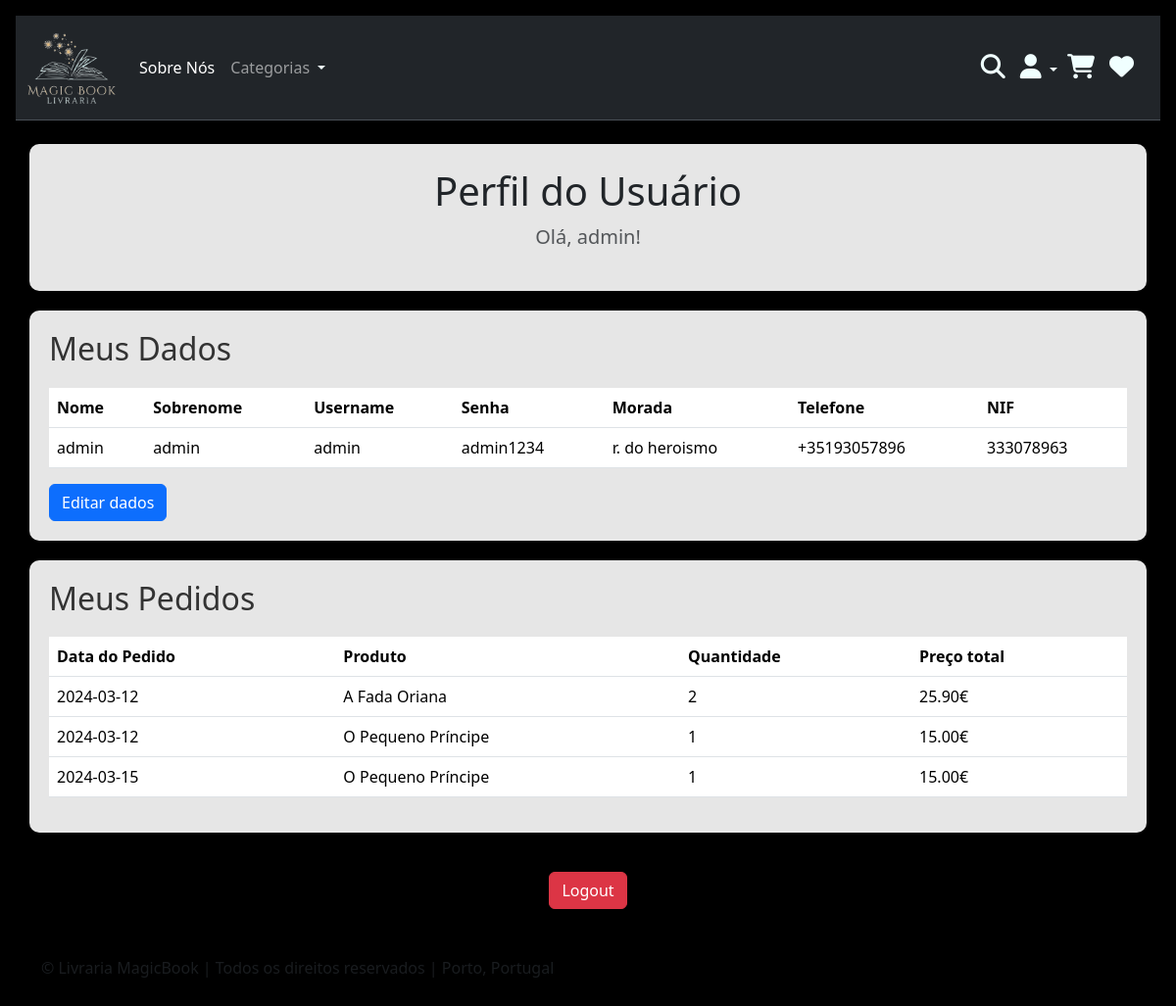
/pages/user_page.php (signed in), run on the app's committed database.
### tables this page shows
CREATE TABLE `users` (
  `user_id` int(11) NOT NULL,
  `user_type` varchar(20) NOT NULL,
  `picture` varchar(500) NOT NULL,
  `name` varchar(30) NOT NULL,
  `surname` varchar(30) NOT NULL,
  `username` varchar(30) NOT NULL,
  `email` varchar(30) NOT NULL,
  `password` varchar(30) NOT NULL,
  `pass_confirm` varchar(30) NOT NULL,
  `nif` int(8) NOT NULL,
  `address` varchar(30) NOT NULL,
  `phone` varchar(16) NOT NULL,
  `birthday` date NOT NULL
);

CREATE TABLE `orders` (
  `order_id` int(11) NOT NULL,
  `cart_id` int(30) NOT NULL,
  `total_price` decimal(5,2) NOT NULL,
  `order_date` date NOT NULL,
  `quantity` int(11) NOT NULL,
  `user_id` int(11) NOT NULL,
  `product_id` int(11) NOT NULL
);

CREATE TABLE `products` (
  `image` longblob NOT NULL,
  `product_id` int(11) NOT NULL,
  `product_name` varchar(100) NOT NULL,
  `product_desc` varchar(10000) NOT NULL,
  `price` decimal(5,2) NOT NULL,
  `author` varchar(50) NOT NULL,
  `category` varchar(20) NOT NULL,
  `stock` int(11) NOT NULL
);

### pages/user_page.php (the view, shortened to what this page needs)
<?php
$servername = "localhost";
$username = "root";
$password_db = "";
$dbname = "library_magicbook";
$conn = new mysqli($servername, $username, $password_db, $dbname);
$user_id = $_SESSION['user_id'];
$sql = "SELECT name FROM users WHERE user_id = $user_id";
$result = $conn->query($sql);
if ($result->num_rows == 1) {
    $row = $result->fetch_assoc();
    $name = $row['name'];
} else {
    echo "Perfil de usuário não encontrado.";
}
$sql_user = "SELECT name, surname, username, password, address, phone, nif FROM users WHERE user_id = ?";
$stmt_user = $conn->prepare($sql_user);
$stmt_user->bind_param("i", $user_id);
$stmt_user->execute();
$result_user = $stmt_user->get_result();
if ($result_user->num_rows > 0) {
    $user_data = $result_user->fetch_assoc();
} else {
    $user_data = [];
}
$sql_orders = "SELECT o.order_id, o.quantity, o.order_date, o.total_price, p.product_name, p.product_desc
               FROM orders o
               INNER JOIN products p ON o.product_id = p.product_id
               WHERE o.user_id = ?";
$stmt_orders = $conn->prepare($sql_orders);
$stmt_orders->bind_param("i", $user_id);
$stmt_orders->execute();
$result_orders = $stmt_orders->get_result();
$orders = [];
while ($row = $result_orders->fetch_assoc()) {
    $orders[] = $row;
}
?>
<!DOCTYPE html>
<html lang="pt">
<head>
    <link href="https://cdn.jsdelivr.net/npm/bootstrap@5.3.2/dist/css/bootstrap.min.css" rel="stylesheet">
    <link href="https://getbootstrap.com/docs/5.3/assets/css/docs.css" rel="stylesheet">
    <link rel="stylesheet" type="text/css" href="../Style/style.css">
</head>
<body class="p-3 m-0 border-0 bd-example m-0 border-0" style="width:100%; height: 70%;">
  <nav class="navbar bg-dark border-bottom border-body navbar-expand-lg" data-bs-theme="dark">
    <div class="container-fluid">
        <div class="navbar-brand">
            <a href="login.php">
                <img src="../Src/Images/logo.png" alt="logolivraria" id="logolivraria" width="90" height="60" class="img-fluid">
            </a>
        </div>
        <div class="collapse navbar-collapse" id="navbarSupportedContent">
                <ul class="navbar-nav me-auto mb-2 mb-lg-0">
                    <li class="nav-item">
                    <a class="nav-link active" aria-current="page" href="historia.php">Sobre Nós</a>
                </li>
                <li class="nav-item dropdown">
                    <a class="nav-link dropdown-toggle" role="button" data-bs-toggle="dropdown" aria-expanded="false">
                        Categorias
                    </a>
                </li>
            </ul>
            <form class="d-flex">
                <a href="product.php" class="nav-link">
                    <i class="fas fa-search" title="Todos os produtos" style="font-size: 25px; color: azure; margin-right: 15px;"></i>
                </a>
                <li class="nav-item dropdown" style="list-style: none;">
                    <a class="nav-link dropdown-toggle" role="button" data-bs-toggle="dropdown" aria-expanded="false">
                         <i class="fas fa-user" title="Meu perfil" style="font-size: 25px; color: azure;"></i>
                    </a>
                </li>
                <a href="carrinho.php" class="nav-link">
                    <i class="fas fa-shopping-cart" title="Meu carrinho" style="font-size: 25px;color: azure;margin-right: 15px; margin-left: 10px;"></i>
                </a>
                <a href="favorites.php" class="nav-link">
                    <i class="fas fa-heart" title="Meus favoritos" style="font-size: 25px;color: azure;margin-right: 15px;"></i>
                </a>
            </form>
        </div>
    </div>
</nav>
    <br>
    <section class="py-3 text-center container secao">
        <div class="row py-lg-2">
            <div class="col-lg-6 col-md-8 mx-auto">
                <h1 class="fw-light"><b>Perfil do Usuário</b></h1>
                <p class="lead text-body-secondary">Olá, <?php echo $name; ?>!</p>
            </div>
        </div>
    </section>
    <div class="container conteudo">
        <div class="row">
        <div class="col-lg-12 secao">
        <h2>Meus Dados</h2>
        <?php if (!empty($user_data)): ?>
            <table class="table tabela-pedidos">
                <tr>
                    <th> Nome</th>
                    <th> Sobrenome </th>
                    <th> Username </th>
                    <th> Senha </th>
                    <th> Morada</th>
                    <th> Telefone </th>
                    <th> NIF </th>
                </tr>
                <tr>
                    <td><?php echo $user_data["name"]; ?> </td>
                    <td><?php echo $user_data["surname"]; ?></td>
                    <td><?php echo $user_data["username"]; ?></td>
                    <td><?php echo $user_data["password"]; ?></td>
                    <td><?php echo $user_data["address"]; ?></td>
                    <td><?php echo $user_data["phone"]; ?></td>
                    <td><?php echo $user_data["nif"]; ?></td>
                </tr>
            </table>
        <?php else: ?>
            <p>Dados do usuário não encontrados.</p>
        <?php endif; ?>
        <a href='editar_dadosuser.php' class="btn btn-primary">Editar dados</a>
    </div>
        </div>
        <div class="row">
            <div class="col-lg-12 secao">
                <h2>Meus Pedidos</h2>
                <?php if (!empty($orders)): ?>
                  <table class="table tabela-pedidos">
                        <tr>
                            <th> Data do Pedido </th>
                            <th> Produto </th>
                            <th> Quantidade</th>
                            <th> Preço total </th>
                        </tr>
                        <?php foreach ($orders as $order): ?>
                          <tr>
                                <td><?php echo $order["order_date"]; ?></td>
                                <td><?php echo $order["product_name"]; ?></td>
                                <td><?php echo $order["quantity"]; ?></td>
                                <td><?php echo $order["total_price"]; ?>€</td>
                            </tr>
                        <?php endforeach; ?>
                        </table>
                <?php else: ?>
                    <p>Nenhum pedido encontrado.</p>
                <?php endif; ?>
            </div>
        </div>
    </div>
    <div class="row">
        <div class="col-lg-12 text-center">
            <a href="logout.php" class="btn btn-danger btn-logout">Logout</a>
        </div>
    </div>
    <footer class="text-body-secondary py-5">
  <div class="container">
    <p class="mb-1"> &copy; Livraria MagicBook | Todos os direitos reservados | Porto, Portugal</p>
  </div>
</footer>
</body>
</html>

### CSS/style.css (style rules this page uses)
body { background-color: black; }
th { margin: 10px; padding-right: 25px; }
.dropdown-toggle::after { color: azure; }
footer { color:rgb(192, 190, 190); }

### pages/user_page.php (style rules this page uses)
.secao { background-color: rgba(255, 255, 255, 0.9); border-radius: 10px; box-shadow: 0px 0px 10px rgba(0, 0, 0, 0.1); padding: 20px; margin-bottom: 20px; }
.secao h2 { color: #333; margin-bottom: 20px; }
.btn-logout { margin-top: 20px; }

### data on the page
users: name "admin", surname "admin", username "admin", password "admin1234", address "r. do heroismo", phone "+35193057896", nif "333078963"
orders: order_date "2024-03-12", product.product_name "A Fada Oriana", quantity "2", total_price "25.90"
orders: order_date "2024-03-12", product.product_name "O Pequeno Príncipe", quantity "1", total_price "15.00"
orders: order_date "2024-03-15", product.product_name "O Pequeno Príncipe", quantity "1", total_price "15.00"
